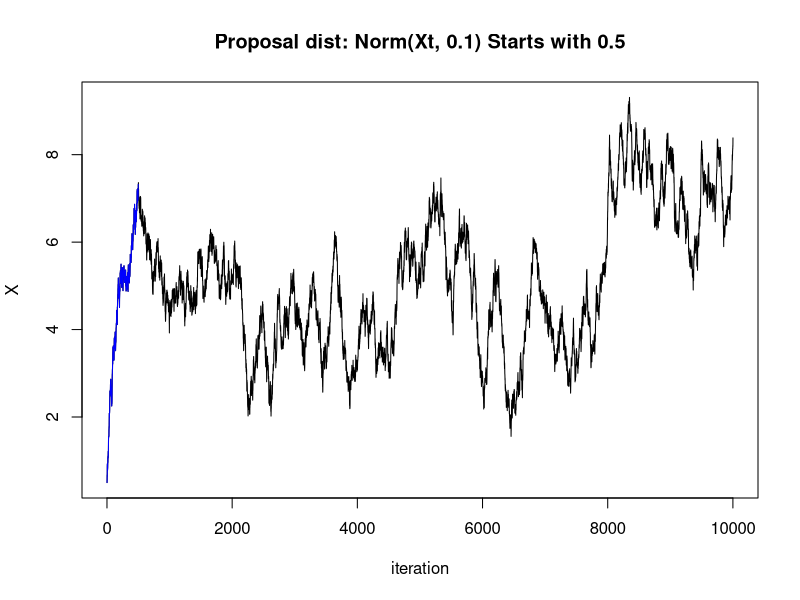
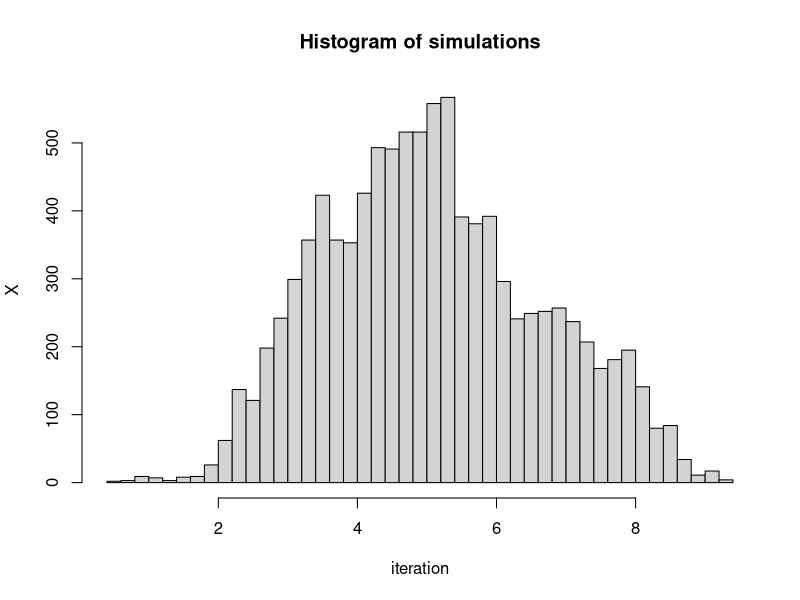
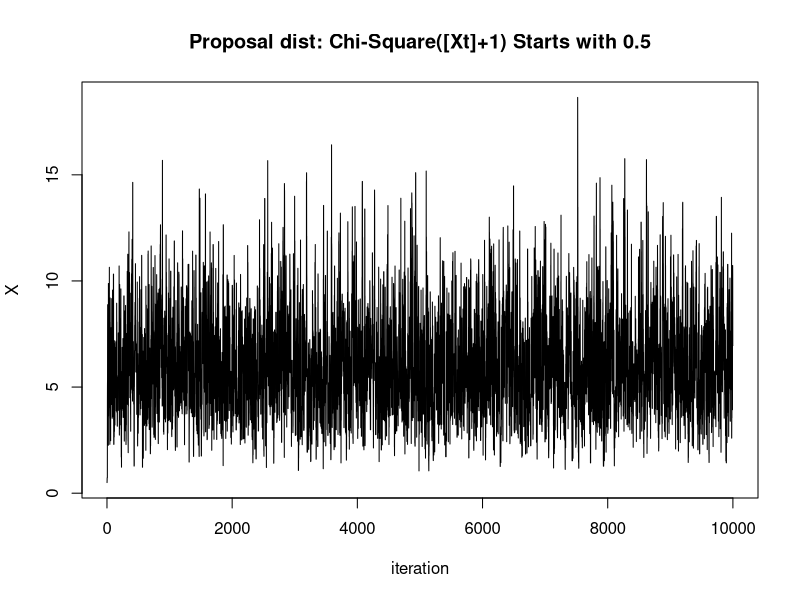
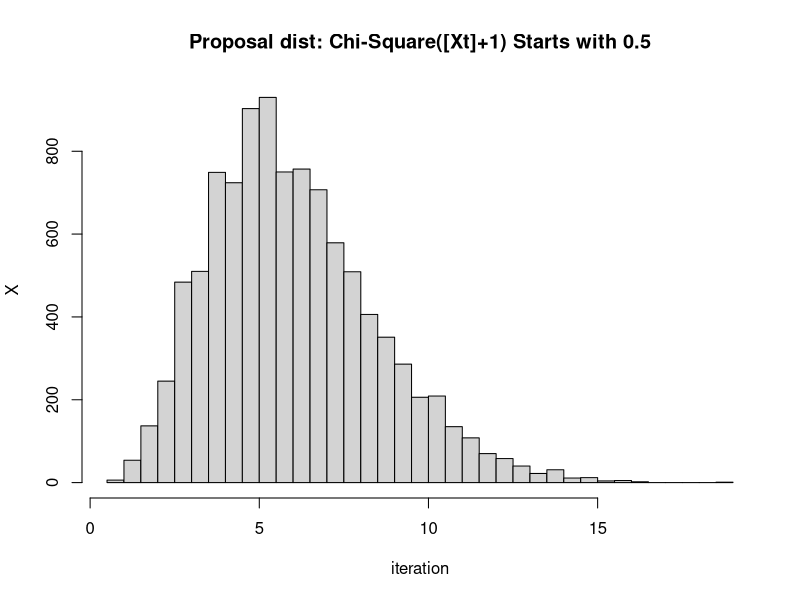
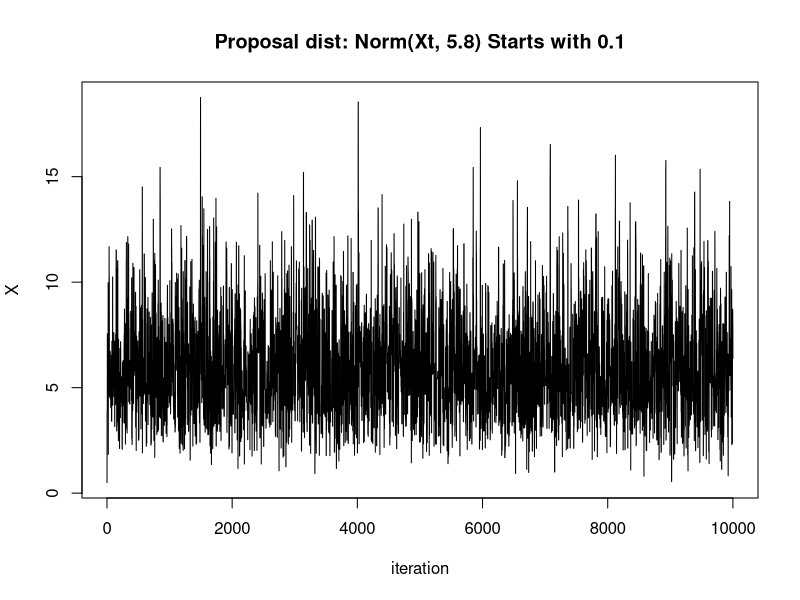
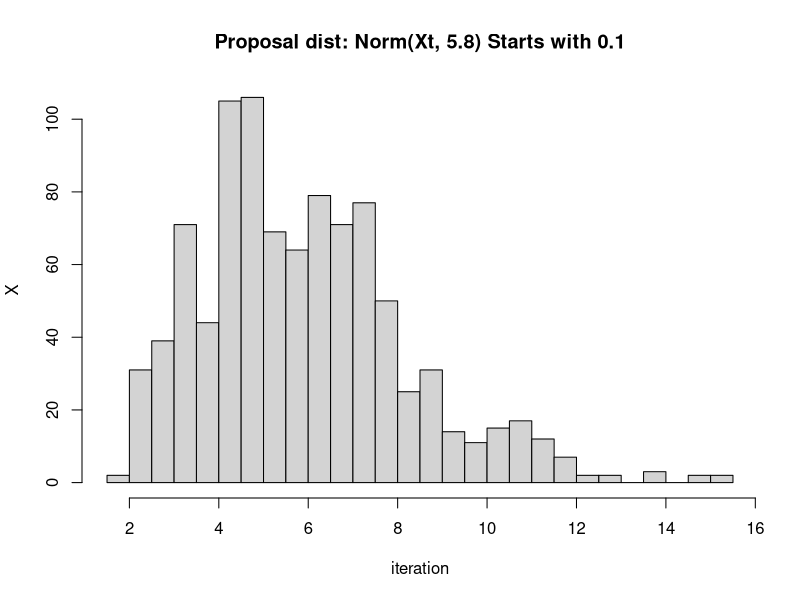

These figures' R source, in order:
## ---- chunk 1
target = function(x){
  return(120*exp(-x)*x**5)
}

proposal = function(x, mu){
  dev = 0.1
  return(exp(-(x-mu)**2/(2*dev**2))/(sqrt(2*pi)*dev))
}

MH_norm = function(x0, n, dev=0.1){
  set.seed(12345)
  reject = 0
  x = rep(0, n+1)
  x[1] = x0
  for(t in 1:n){
    # sample from proposal 
    # proposal distribution is sysmmetric
    x_star = rnorm(1,x[t], dev)
    R = target(x_star)/target(x[t])
    u = runif(1)
    if(u < R) x[t+1] = x_star
    else{
      x[t+1] = x[t]
      reject = reject + 1
    }
  }
  
  return (list(c(1:(n+1)), x, reject*100/n))
}

MH_chi = function(x0, n){
  set.seed(12345)
  reject = 0
  x = rep(0, n+1)
  x[1] = x0
  for(t in 1:n){
    # sample from proposal 
    # proposal distribution is not sysmmetric
    # Ratio Target required
    # Ratio Proposal required
    x_star =rchisq(1, floor(x[t])+1)
    Rt = target(x_star)/target(x[t])
    Rp = dchisq(x[t], df = floor(x_star)+1) / dchisq(x_star, df = floor(x[t])+1)
    
    alpha = min(1, Rt * Rp)
    u = runif(1)
    if(u < alpha) x[t+1] = x_star
    else{
      x[t+1] = x[t]
      reject = reject + 1
    }
  }
  return (list(c(1:(n+1)), x, reject*100/n))
}

## ---- chunk 2
n=10000
res = MH_norm(x0=0.5, n)
iterations = res[[1]]
simulations = res[[2]]
reject_ratio = res[[3]] 
plot(iterations, simulations, type="l", main="Proposal dist: Norm(Xt, 0.1) Starts with 0.5",ylab="X", xlab="iteration")
lines(iterations[0:500], simulations[0:500], col="blue")
## ---- chunk 3
hist(simulations, breaks=40,ylab="X", xlab="iteration")
## ---- chunk 4
res1 = MH_chi(x0=0.5, n)
iterations1 = res1[[1]]
simulations1 = res1[[2]]
reject_ratio1 = res1[[3]] 
plot(iterations1, simulations1, type="l", main="Proposal dist: Chi-Square([Xt]+1) Starts with 0.5", xlab="iteration",ylab="X")
## ---- chunk 5
hist(simulations1, breaks=40, main="Proposal dist: Chi-Square([Xt]+1) Starts with 0.5", xlab="iteration",ylab="X")
## ---- chunk 6
res_cus = MH_norm(x0=0.5, n, dev=5.8)
it_cus = res_cus[[1]]
sim_cus = res_cus[[2]]
rr_cus = res_cus[[3]] 
plot(it_cus, sim_cus, type="l", main="Proposal dist: Norm(Xt, 5.8) Starts with 0.1", xlab="iteration", ylab="X")
## ---- chunk 7
hist(sim_cus[51:1001], breaks=40, ylab="X", xlab="iteration", main="Proposal dist: Norm(Xt, 5.8) Starts with 0.1")
## ---- chunk 8

data = data.frame(accptance_rate =as.character(100 -  c(reject_ratio, reject_ratio1, rr_cus)))
data$accptance_rate = paste0(data$accptance_rate, "%")
row.names(data) = c("norm(xt, 0.1)", "chi-square([xt]+1)", "norm(xt, 5.8)")
library(knitr)
library(kableExtra)

kable(t(data), caption="Compare the accpetance rate")
## ---- chunk 9
p1 = round(mean(simulations[51:1001]),2)
p2 = round(mean(simulations1[51:1001]),2)
p3 = round(mean(sim_cus[51:1001]),2)
p = data.frame(c(p1, p2, p3))
row.names(p) = c("norm(xt, 0.1)", "chi-square([xt]+1)", "norm(xt, 5.8)")
colnames(p) = c("expectation")
kable(t(p), caption="Compare the estimation of expectation")
